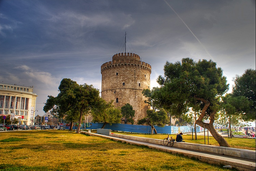
#> input picture HW2/wt_slic.png, 256 x 171 px, shrunk from 750 x 500 before the run
$ python mud.py
#> lines starting #> are read from the running program, lines starting #| are printed output that depends on the picture
# Problem 2: SLIC. (65 points) Apply a variant of the SLIC algorithm to wt_slic.png, by implementing
# the following steps:
# 1. Divide the image in blocks of 50x50 pixels and initialize a centroid at the center of each
# block.
# 2. Compute the magnitude of the gradient in each of the RGB channels and use the square root
# of the sum of squares of the three magnitudes as the combined gradient magnitude. Move
# the centroids to the position with the smallest gradient magnitude in 3x3 windows centered
# on the initial centroids.
# 3. Apply k-means in the 5D space of x,y,R,G,B. Use the Euclidean distance in this space,
# but divide x and y by 2.
# 4. After convergence, display the output image as in slide 41 of week 6: color pixels that touch
# two different clusters black and the remaining pixels by the average RGB value of their
# cluster.

from PIL import Image, ImageDraw
import numpy as np
import random
import math

im = Image.open("wt_slic.png")
#> im is the input picture: PIL image 256x171 RGB; mean R, G, B 110.8, 103.5, 86
rgb_im = im.convert('RGB')

height,width = im.size
#> height = 256; width = 171

def euclideanDist(pointA, pointB):
    #for each dimenstion(xyRGB) in A and B square the difference
    #finally take the square root of the sum of those values and return it
    d = 0.0
    for index in range(5):
        if(index<=1):
            d += (0.5*float(pointA[index])-0.5*float(pointB[index]))**2
        else:
            d += (float(pointA[index])-float(pointB[index]))**2
    d = math.sqrt(d)
    return d

def lowestGradPos(img1,xval,yval):
    gradPos = []
    for i in range(xval-1,xval+2):
        for j in range(yval-1,yval+2):#so this is the 3x3 window.
            #magnitude of gradient in R
            mgR = (int(img1[i+1][j][0])-int(img1[i-1][j][0]))**2 + (int(img1[i][j+1][0])-int(img1[i][j-1][0]))**2
            #magnitude of gradient in G
            mgG = (int(img1[i+1][j][1])-int(img1[i-1][j][1]))**2 + (int(img1[i][j+1][1])-int(img1[i][j-1][1]))**2
            #magnitude of gradient in B
            mgB = (int(img1[i+1][j][2])-int(img1[i-1][j][2]))**2 + (int(img1[i][j+1][2])-int(img1[i][j-1][2]))**2
            gradPos.append((i,j,math.sqrt(mgR+mgG+mgB)))
    tup = sorted(gradPos, key=lambda e: e[2])[0]
    x,y = tup[0],tup[1]
    return (x,y,img1[x][y][0],img1[x][y][1],img1[x][y][2])

img0 = np.array(rgb_im)
CC_Is = []
for x in range(25, width, 50):
    for y in range(25, height, 50):
        try:
            CC_Is.append((x,y,img0[x][y][0],img0[x][y][1],img0[x][y][2]))
        except IndexError:
            print(x)
            print(y)
            exit()
#> after the loop, CC_Is = 15 items, first 6: (25, 25, 69, 89, 124), (25, 75, 103, 110, 129), (25, 125, 123, 124, 132), (25, 175, 109, 110, 115), (25, 225, 103, 107, 111), (75, 25, 108, 110, 121)


CC_Is = [lowestGradPos(img0,c[0],c[1]) for c in CC_Is]
#> after the loop in lowestGradPos, `for i in range(xval-1,xval+2):`: gradPos = [(24, 24, 3.46), (24, 25, 3.74), (24, 26, 2.65), (25, 24, 4.69), (25, 25, 3.46), (25, 26, 3.61), (26, 24, 3.74), (26, 25, 2.45), (26, 26, 4.9)]
#> in lowestGradPos, `tup = sorted(gradPos, key=lambda e: e[2])[0]`: tup = (26, 25, 2.45)
#> in lowestGradPos, `x,y = tup[0],tup[1]`: x = 26; y = 25
#> CC_Is = 15 items, first 6: (26, 25, 69, 89, 123), (25, 76, 103, 110, 129), (24, 124, 109, 112, 123), (26, 174, 110, 110, 118), (24, 226, 102, 105, 110), (76, 24, 107, 107, 119)
di = np.ndarray((width,height))
highestPosDist = math.sqrt(0.25*(width**2+height**2)+(255**2)*3)
#> highestPosDist = 467.7
for row in range(width):
    for col in range(height):
        di[row][col] = highestPosDist
#> di: shape (171, 256) float64; every value is 467.7

def residualError(oldc, newc):
    re = 0
    for a,b in zip(oldc,newc):
        for index in range(len(a)):
            re += (a[index]-b[index])/len(a)#5
    return re/len(oldc)#k

def assignment(oldcenters, img1, k, dis):
#> called with k = 15
    clusters = []
    for index in range(k):
        clusters.append([])
    num = 0
    for center in oldcenters:
        for xpos in range(max(0,center[0]-50),min(center[0]+50,width)):
            for ypos in range(max(0,center[1]-50),min(center[1]+50,height)):
                pix = (xpos,ypos,img1[xpos][ypos][0],img1[xpos][ypos][1],img1[xpos][ypos][2])
                D = euclideanDist(center,pix)
                if(D<dis[xpos][ypos]):
                    dis[xpos][ypos] = D
                    clusters[num].append(pix)
        num += 1
#> this loop made 15 passes
#> center on passes 2 to 13: (25, 76, 103, 110, 129), (24, 124, 109, 112, 123), (26, 174, 110, 110, 118), (24, 226, 102, 105, 110), (76, 24, 107, 107, 119), (75, 76, 148, 159, 181), (76, 125, 127, 94, 62), (75, 176, 24, 29, 18), (75, 226, 248, 250, 251), (126, 25, 167, 163, 160), (125, 74, 79, 80, 63), (126, 126, 42, 86, 130)
#> center on pass 1: (26, 25, 69, 89, 123)
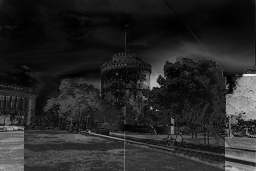
#> dis: shape (171, 256) float64; min 0, max 395.7, mean 60.1; drawn with min black and max white
    converged = False
    num = 0
    newcenters = [(0,0,0,0,0)]*k
    for cluster in clusters:
        for pixel in cluster:
            newcenters[num] = tuple([a+b/len(cluster) for a,b in zip(newcenters[num],pixel)])
        num += 1
    if residualError(oldcenters,newcenters) > 5*k:
#> the loop in residualError, `for a,b in zip(oldc,newc):` made 15 passes
#> (a, b) on passes 1 to 11: ((26, 25, 69, 89, 123), (37.5, 37, 85.37, 98.24, 127)), ((25, 76, 103, 110, 129), (40.06, 84.82, 101.8, 106.7, 125.1)), ((24, 124, 109, 112, 123), (37, 137.9, 108.6, 107.9, 115.1)), ((26, 174, 110, 110, 118), (37.47, 184.1, 111.5, 111, 110.9)), ((24, 226, 102, 105, 110), (34.8, 225.3, 110.8, 112.7, 112.6)), ((76, 24, 107, 107, 119), (92.16, 34.47, 113.8, 107.7, 102.5)), ((75, 76, 148, 159, 181), (95.04, 83.68, 126, 115.7, 97.34)), ((76, 125, 127, 94, 62), (95.42, 127.5, 100.7, 84.22, 53.04)), ((75, 176, 24, 29, 18), (95.57, 188.4, 63.26, 62.29, 36.55)), ((75, 226, 248, 250, 251), (91.47, 231.6, 125.3, 127.1, 111.3)), ((126, 25, 167, 163, 160), (136.2, 36.25, 141.1, 113.5, 51.8))
        return assignment(newcenters, img1, k, dis)
    return (newcenters,clusters)


tup = assignment(CC_Is, img0, len(CC_Is), di)
cs = tup[0]
cl = tup[1]
print(cs)
#> (printed output is left out)

####this code block gets the mean rgb values of each cluster storing them in t
def mean(clustr):
    m = [0,0,0]
    for i in range(2,5):
        for ele in clustr:
            m[i-2] += ele[i]
        m[i-2] = m[i-2]//len(clustr)
    return m


t = []
for n in range(len(cl)):
    t.append(mean(cl[n]))
#> this loop made 15 passes


####this code block will create a new image where the rgb values of each cluster are set to the cluster's avg
imf = Image.open("wt_slic.png")
vals = imf.load()

distance = []
for xn in range(height):
    for yn in range(width):
        try:
            vals[xn,yn] = (0,0,0)
        except IndexError:
            print(xn)
            print(yn)
            exit()
o, num = width*height,0
for l in cl:
    for ele in l:
        vals[ele[1],ele[0]] = (t[num][0],t[num][1],t[num][2])
        if(o%100==0):
            print("%d"%o)
        o -= 1
    num+=1
imf.save("slic_segmentation.png")
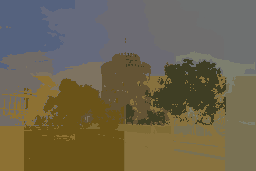
#> saved as slic_segmentation.png: PIL image 256x171 RGB; mean R, G, B 109.2, 100.5, 78.5

$ run again, with HW2/expected.png copied over HW2/wt_slic.png
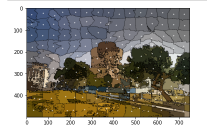
#> input picture HW2/expected.png, 207 x 134 px
#> im is the input picture: PIL image 207x134 RGBA; mean R, G, B, A 151, 147.1, 138, 255
#> after the loop `for x in range(25, width, 50):`: CC_Is = 12 items, first 6: (25, 25, 255, 255, 255), (25, 75, 104, 111, 131), (25, 125, 109, 110, 118), (25, 175, 107, 109, 112), (75, 25, 255, 255, 255), (75, 75, 12, 12, 2)
#> after the loop in lowestGradPos, `for i in range(xval-1,xval+2):`: gradPos = [(24, 24, 0), (24, 25, 203.8), (24, 26, 270.7), (25, 24, 0), (25, 25, 203.8), (25, 26, 270.7), (26, 24, 0), (26, 25, 203.8), (26, 26, 287.9)]
#> tup = (24, 24, 0)
#> x = 24
#> `CC_Is = [lowestGradPos(img0,c[0],c[1]) for c in CC_Is]`: CC_Is = 12 items, first 6: (24, 24, 255, 255, 255), (24, 76, 104, 111, 131), (24, 126, 109, 110, 118), (24, 176, 107, 109, 112), (74, 24, 255, 255, 255), (76, 74, 14, 13, 3)
#> highestPosDist = 458.6
#> the loop in assignment, `for center in oldcenters:` made 12 passes
#> center on passes 2 to 9: (24, 76, 104, 111, 131), (24, 126, 109, 110, 118), (24, 176, 107, 109, 112), (74, 24, 255, 255, 255), (76, 74, 14, 13, 3), (75, 126, 30, 30, 13), (74, 175, 51, 56, 25), (124, 24, 255, 255, 255)
#> after the loop in assignment, `for center in oldcenters:`:
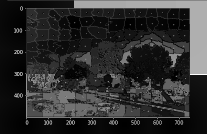
#> dis: shape (134, 207) float64; min 0, max 366.5, mean 65.7; drawn with min black and max white
#> the loop in residualError, `for a,b in zip(oldc,newc):` made 12 passes
#> (a, b) on passes 1 to 7: ((24, 24, 255, 255, 255), (36.5, 36.5, 155.6, 159.8, 169.7)), ((24, 76, 104, 111, 131), (38.24, 76.99, 103, 104.7, 113.7)), ((24, 126, 109, 110, 118), (38.82, 133.8, 104.5, 102.6, 98.93)), ((24, 176, 107, 109, 112), (39.93, 173.7, 132.3, 133.7, 129.3)), ((74, 24, 255, 255, 255), (93.08, 33.09, 178.9, 168.4, 145)), ((76, 74, 14, 13, 3), (92.96, 78.54, 105.2, 87.93, 48.09)), ((75, 126, 30, 30, 13), (89.75, 127.6, 102.4, 90.89, 59.67))
#> (printed output is left out)
#> the loop `for n in range(len(cl)):` made 12 passes
#> the loop `for l in cl:` made 12 passes
#> (printed output is left out)
#> `imf.save("slic_segmentation.png")`:
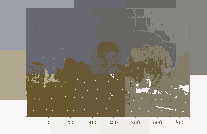
#> saved as slic_segmentation.png: PIL image 207x134 RGBA; mean R, G, B, A 141.5, 137.3, 127.3, 255

$ run again, with HW2/white-tower.png copied over HW2/wt_slic.png
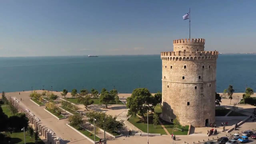
#> input picture HW2/white-tower.png, 256 x 144 px, shrunk from 1280 x 720 before the run
#> im is the input picture: PIL image 256x144 RGB; mean R, G, B 111.7, 116.7, 117.4
#> after the loop `for x in range(25, width, 50):`: CC_Is = 15 items, first 6: (25, 25, 134, 158, 181), (25, 75, 115, 139, 165), (25, 125, 110, 130, 158), (25, 175, 109, 132, 159), (25, 225, 119, 143, 172), (75, 25, 82, 112, 123)
#> after the loop in lowestGradPos, `for i in range(xval-1,xval+2):`: gradPos = [(24, 24, 2.45), (24, 25, 3.32), (24, 26, 6.16), (25, 24, 2.45), (25, 25, 3), (25, 26, 5.66), (26, 24, 5.57), (26, 25, 5.48), (26, 26, 5.1)]
#> tup = (24, 24, 2.45)
#> x = 24
#> `CC_Is = [lowestGradPos(img0,c[0],c[1]) for c in CC_Is]`: CC_Is = 15 items, first 6: (24, 24, 133, 158, 180), (26, 74, 117, 141, 165), (26, 124, 111, 131, 156), (24, 174, 108, 132, 160), (26, 226, 121, 145, 173), (75, 24, 82, 112, 123)
#> highestPosDist = 465.4
#> the loop in assignment, `for center in oldcenters:` made 15 passes
#> center on passes 2 to 9: (26, 74, 117, 141, 165), (26, 124, 111, 131, 156), (24, 174, 108, 132, 160), (26, 226, 121, 145, 173), (75, 24, 82, 112, 123), (75, 75, 70, 101, 106), (75, 126, 65, 94, 100), (74, 174, 235, 196, 159)
#> after the loop in assignment, `for center in oldcenters:`:
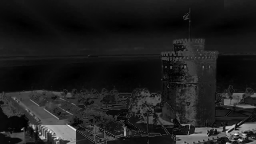
#> dis: shape (144, 256) float64; min 0, max 339.2, mean 39.8; drawn with min black and max white
#> the loop in residualError, `for a,b in zip(oldc,newc):` made 15 passes
#> (a, b) on passes 1 to 7: ((24, 24, 133, 158, 180), (36.5, 36.5, 124.5, 145.3, 161.5)), ((26, 74, 117, 141, 165), (37.52, 81.41, 104.6, 127.5, 145.6)), ((26, 124, 111, 131, 156), (37.55, 130.8, 104.6, 123.6, 139.8)), ((24, 174, 108, 132, 160), (33.42, 189.8, 117.2, 125.3, 138.2)), ((26, 226, 121, 145, 173), (39.45, 226.2, 123.2, 137.4, 152.3)), ((75, 24, 82, 112, 123), (91.23, 36.68, 102.2, 107, 99.2)), ((75, 75, 70, 101, 106), (90.9, 87.63, 86.12, 94.24, 84.47))
#> (printed output is left out)
#> the loop `for n in range(len(cl)):` made 15 passes
#> the loop `for l in cl:` made 15 passes
#> (printed output is left out)
#> `imf.save("slic_segmentation.png")`:
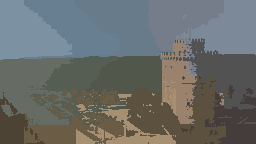
#> saved as slic_segmentation.png: PIL image 256x144 RGB; mean R, G, B 105.1, 108.1, 106.2
